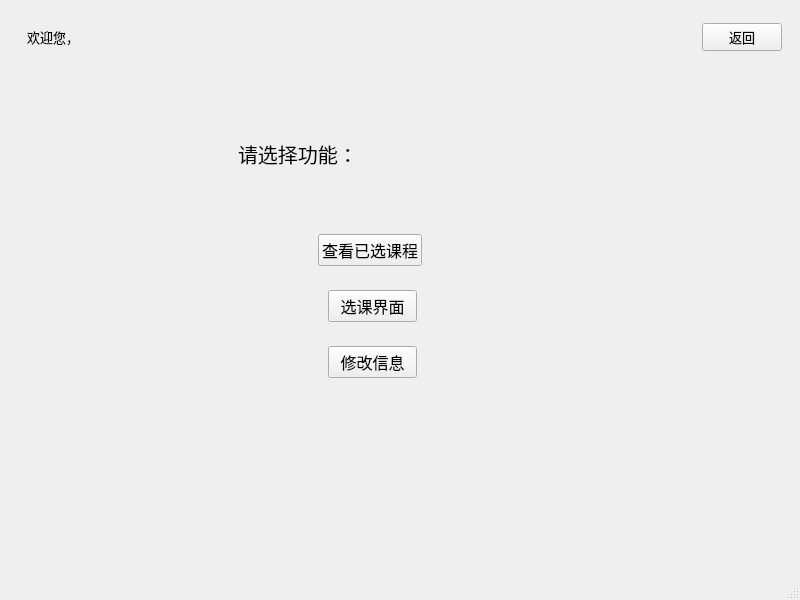
<?xml version="1.0" encoding="UTF-8"?>
<ui version="4.0">
 <class>Student_menu</class>
 <widget class="QMainWindow" name="Student_menu">
  <property name="geometry">
   <rect>
    <x>0</x>
    <y>0</y>
    <width>800</width>
    <height>600</height>
   </rect>
  </property>
  <property name="font">
   <font>
    <family>楷体</family>
    <pointsize>10</pointsize>
   </font>
  </property>
  <property name="windowTitle">
   <string>学生功能菜单</string>
  </property>
  <widget class="QWidget" name="centralwidget">
   <layout class="QGridLayout" name="gridLayout">
    <item row="0" column="0">
     <widget class="QWidget" name="widget_3" native="true">
      <layout class="QVBoxLayout" name="verticalLayout">
       <item>
        <widget class="QWidget" name="widget" native="true">
         <layout class="QHBoxLayout" name="horizontalLayout">
          <item>
           <widget class="QLabel" name="label">
            <property name="text">
             <string>欢迎您，</string>
            </property>
           </widget>
          </item>
          <item>
           <widget class="QLabel" name="label_2">
            <property name="text">
             <string/>
            </property>
           </widget>
          </item>
         </layout>
        </widget>
       </item>
      </layout>
     </widget>
    </item>
    <item row="0" column="1">
     <widget class="QWidget" name="widget_2" native="true">
      <layout class="QHBoxLayout" name="horizontalLayout_2">
       <item>
        <spacer name="horizontalSpacer_17">
         <property name="orientation">
          <enum>Qt::Horizontal</enum>
         </property>
         <property name="sizeHint" stdset="0">
          <size>
           <width>40</width>
           <height>20</height>
          </size>
         </property>
        </spacer>
       </item>
       <item>
        <spacer name="horizontalSpacer_18">
         <property name="orientation">
          <enum>Qt::Horizontal</enum>
         </property>
         <property name="sizeHint" stdset="0">
          <size>
           <width>40</width>
           <height>20</height>
          </size>
         </property>
        </spacer>
       </item>
       <item>
        <spacer name="horizontalSpacer_19">
         <property name="orientation">
          <enum>Qt::Horizontal</enum>
         </property>
         <property name="sizeHint" stdset="0">
          <size>
           <width>40</width>
           <height>20</height>
          </size>
         </property>
        </spacer>
       </item>
       <item>
        <spacer name="horizontalSpacer_20">
         <property name="orientation">
          <enum>Qt::Horizontal</enum>
         </property>
         <property name="sizeHint" stdset="0">
          <size>
           <width>40</width>
           <height>20</height>
          </size>
         </property>
        </spacer>
       </item>
       <item>
        <spacer name="horizontalSpacer">
         <property name="orientation">
          <enum>Qt::Horizontal</enum>
         </property>
         <property name="sizeHint" stdset="0">
          <size>
           <width>40</width>
           <height>20</height>
          </size>
         </property>
        </spacer>
       </item>
       <item>
        <widget class="QPushButton" name="pushButton">
         <property name="text">
          <string>返回</string>
         </property>
        </widget>
       </item>
      </layout>
     </widget>
    </item>
    <item row="1" column="0" colspan="2">
     <widget class="QWidget" name="widget_8" native="true">
      <layout class="QHBoxLayout" name="horizontalLayout_6">
       <item>
        <spacer name="horizontalSpacer_7">
         <property name="orientation">
          <enum>Qt::Horizontal</enum>
         </property>
         <property name="sizeHint" stdset="0">
          <size>
           <width>40</width>
           <height>20</height>
          </size>
         </property>
        </spacer>
       </item>
       <item>
        <spacer name="horizontalSpacer_15">
         <property name="orientation">
          <enum>Qt::Horizontal</enum>
         </property>
         <property name="sizeHint" stdset="0">
          <size>
           <width>40</width>
           <height>20</height>
          </size>
         </property>
        </spacer>
       </item>
       <item>
        <widget class="QWidget" name="widget_5" native="true">
         <layout class="QVBoxLayout" name="verticalLayout_2">
          <item>
           <spacer name="verticalSpacer_2">
            <property name="orientation">
             <enum>Qt::Vertical</enum>
            </property>
            <property name="sizeHint" stdset="0">
             <size>
              <width>20</width>
              <height>40</height>
             </size>
            </property>
           </spacer>
          </item>
          <item>
           <widget class="QWidget" name="widget_4" native="true">
            <layout class="QHBoxLayout" name="horizontalLayout_3">
             <item>
              <widget class="QLabel" name="label_3">
               <property name="font">
                <font>
                 <pointsize>15</pointsize>
                </font>
               </property>
               <property name="text">
                <string>请选择功能：</string>
               </property>
              </widget>
             </item>
            </layout>
           </widget>
          </item>
          <item>
           <spacer name="verticalSpacer_3">
            <property name="orientation">
             <enum>Qt::Vertical</enum>
            </property>
            <property name="sizeHint" stdset="0">
             <size>
              <width>20</width>
              <height>40</height>
             </size>
            </property>
           </spacer>
          </item>
          <item>
           <widget class="QWidget" name="widget_6" native="true">
            <layout class="QHBoxLayout" name="horizontalLayout_4">
             <item>
              <spacer name="horizontalSpacer_3">
               <property name="orientation">
                <enum>Qt::Horizontal</enum>
               </property>
               <property name="sizeHint" stdset="0">
                <size>
                 <width>40</width>
                 <height>20</height>
                </size>
               </property>
              </spacer>
             </item>
             <item>
              <spacer name="horizontalSpacer_11">
               <property name="orientation">
                <enum>Qt::Horizontal</enum>
               </property>
               <property name="sizeHint" stdset="0">
                <size>
                 <width>40</width>
                 <height>20</height>
                </size>
               </property>
              </spacer>
             </item>
             <item>
              <widget class="QPushButton" name="pushButton_2">
               <property name="font">
                <font>
                 <pointsize>12</pointsize>
                </font>
               </property>
               <property name="text">
                <string>查看已选课程</string>
               </property>
              </widget>
             </item>
             <item>
              <spacer name="horizontalSpacer_4">
               <property name="orientation">
                <enum>Qt::Horizontal</enum>
               </property>
               <property name="sizeHint" stdset="0">
                <size>
                 <width>40</width>
                 <height>20</height>
                </size>
               </property>
              </spacer>
             </item>
            </layout>
           </widget>
          </item>
          <item>
           <widget class="QWidget" name="widget_7" native="true">
            <layout class="QHBoxLayout" name="horizontalLayout_5">
             <item>
              <spacer name="horizontalSpacer_5">
               <property name="orientation">
                <enum>Qt::Horizontal</enum>
               </property>
               <property name="sizeHint" stdset="0">
                <size>
                 <width>40</width>
                 <height>20</height>
                </size>
               </property>
              </spacer>
             </item>
             <item>
              <spacer name="horizontalSpacer_12">
               <property name="orientation">
                <enum>Qt::Horizontal</enum>
               </property>
               <property name="sizeHint" stdset="0">
                <size>
                 <width>40</width>
                 <height>20</height>
                </size>
               </property>
              </spacer>
             </item>
             <item>
              <widget class="QPushButton" name="pushButton_3">
               <property name="font">
                <font>
                 <pointsize>12</pointsize>
                </font>
               </property>
               <property name="text">
                <string>  选课界面  </string>
               </property>
              </widget>
             </item>
             <item>
              <spacer name="horizontalSpacer_6">
               <property name="orientation">
                <enum>Qt::Horizontal</enum>
               </property>
               <property name="sizeHint" stdset="0">
                <size>
                 <width>40</width>
                 <height>20</height>
                </size>
               </property>
              </spacer>
             </item>
            </layout>
           </widget>
          </item>
          <item>
           <widget class="QWidget" name="widget_9" native="true">
            <layout class="QHBoxLayout" name="horizontalLayout_7">
             <item>
              <spacer name="horizontalSpacer_9">
               <property name="orientation">
                <enum>Qt::Horizontal</enum>
               </property>
               <property name="sizeHint" stdset="0">
                <size>
                 <width>40</width>
                 <height>20</height>
                </size>
               </property>
              </spacer>
             </item>
             <item>
              <spacer name="horizontalSpacer_13">
               <property name="orientation">
                <enum>Qt::Horizontal</enum>
               </property>
               <property name="sizeHint" stdset="0">
                <size>
                 <width>40</width>
                 <height>20</height>
                </size>
               </property>
              </spacer>
             </item>
             <item>
              <widget class="QPushButton" name="pushButton_5">
               <property name="font">
                <font>
                 <pointsize>12</pointsize>
                </font>
               </property>
               <property name="text">
                <string>  修改信息  </string>
               </property>
              </widget>
             </item>
             <item>
              <spacer name="horizontalSpacer_10">
               <property name="orientation">
                <enum>Qt::Horizontal</enum>
               </property>
               <property name="sizeHint" stdset="0">
                <size>
                 <width>40</width>
                 <height>20</height>
                </size>
               </property>
              </spacer>
             </item>
            </layout>
           </widget>
          </item>
          <item>
           <spacer name="verticalSpacer_4">
            <property name="orientation">
             <enum>Qt::Vertical</enum>
            </property>
            <property name="sizeHint" stdset="0">
             <size>
              <width>20</width>
              <height>40</height>
             </size>
            </property>
           </spacer>
          </item>
          <item>
           <spacer name="verticalSpacer_6">
            <property name="orientation">
             <enum>Qt::Vertical</enum>
            </property>
            <property name="sizeHint" stdset="0">
             <size>
              <width>20</width>
              <height>40</height>
             </size>
            </property>
           </spacer>
          </item>
          <item>
           <spacer name="verticalSpacer_5">
            <property name="orientation">
             <enum>Qt::Vertical</enum>
            </property>
            <property name="sizeHint" stdset="0">
             <size>
              <width>20</width>
              <height>40</height>
             </size>
            </property>
           </spacer>
          </item>
          <item>
           <spacer name="verticalSpacer">
            <property name="orientation">
             <enum>Qt::Vertical</enum>
            </property>
            <property name="sizeHint" stdset="0">
             <size>
              <width>20</width>
              <height>40</height>
             </size>
            </property>
           </spacer>
          </item>
         </layout>
        </widget>
       </item>
       <item>
        <spacer name="horizontalSpacer_16">
         <property name="orientation">
          <enum>Qt::Horizontal</enum>
         </property>
         <property name="sizeHint" stdset="0">
          <size>
           <width>40</width>
           <height>20</height>
          </size>
         </property>
        </spacer>
       </item>
       <item>
        <spacer name="horizontalSpacer_14">
         <property name="orientation">
          <enum>Qt::Horizontal</enum>
         </property>
         <property name="sizeHint" stdset="0">
          <size>
           <width>40</width>
           <height>20</height>
          </size>
         </property>
        </spacer>
       </item>
       <item>
        <spacer name="horizontalSpacer_8">
         <property name="orientation">
          <enum>Qt::Horizontal</enum>
         </property>
         <property name="sizeHint" stdset="0">
          <size>
           <width>40</width>
           <height>20</height>
          </size>
         </property>
        </spacer>
       </item>
      </layout>
     </widget>
    </item>
   </layout>
  </widget>
  <widget class="QMenuBar" name="menubar">
   <property name="geometry">
    <rect>
     <x>0</x>
     <y>0</y>
     <width>800</width>
     <height>26</height>
    </rect>
   </property>
  </widget>
  <widget class="QStatusBar" name="statusbar"/>
 </widget>
 <resources/>
 <connections/>
</ui>
